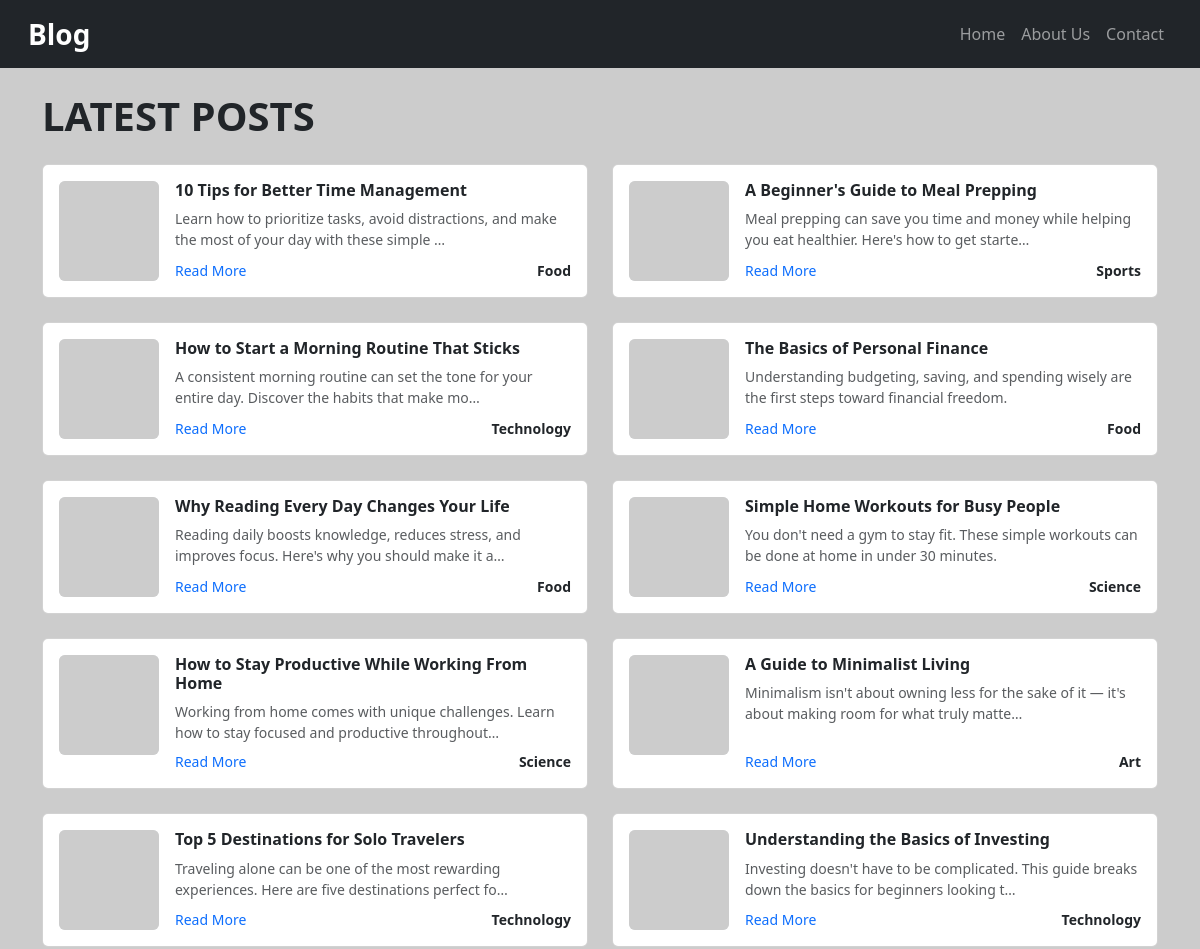
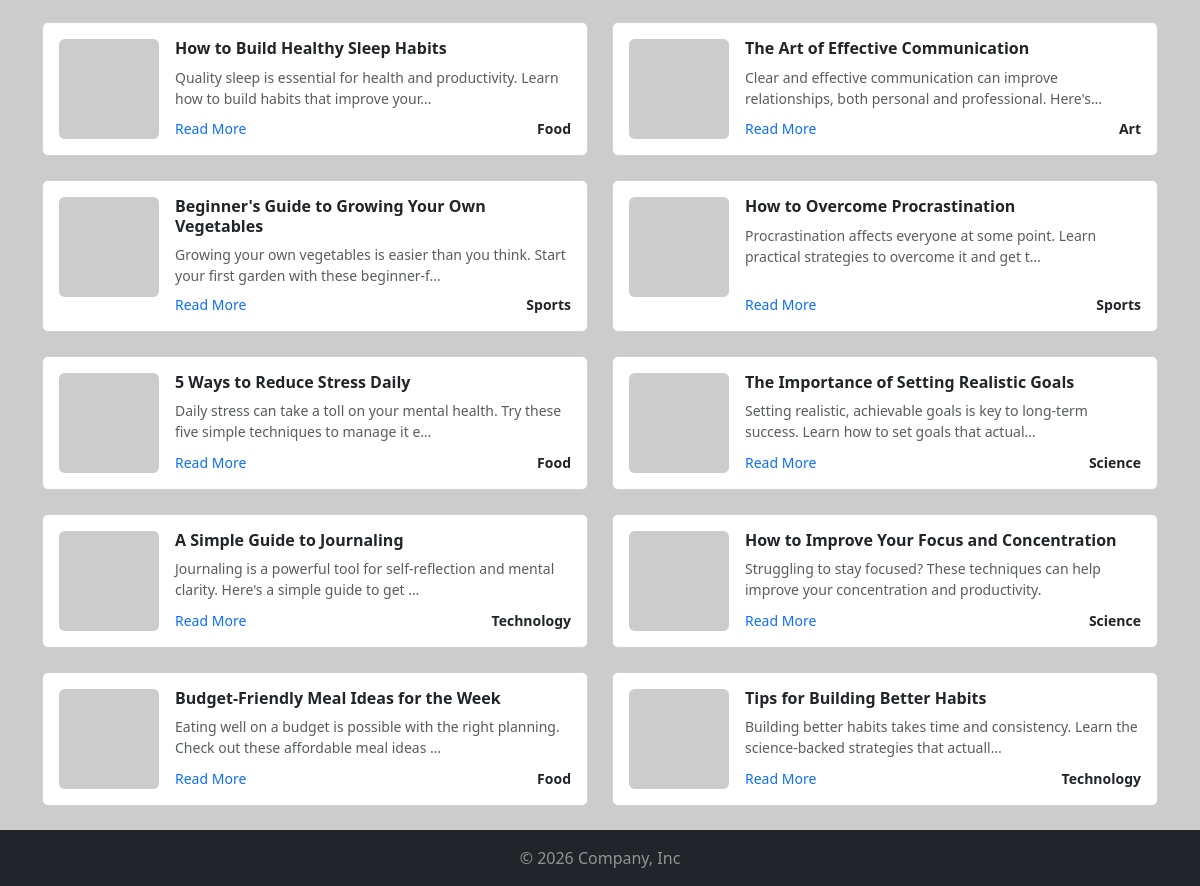
Screenshot of /blog/ with the database file from the repository (2 pictures, top to bottom).
### blog/models.py (models this page shows, shortened)
class Post(models.Model):
    title = models.CharField(max_length=100)
    content = models.TextField()
    img_url = models.URLField( null=True)
    created_at = models.DateTimeField(auto_now_add=True)
    slug = models.SlugField(unique=True)
    category=models.ForeignKey(Category, on_delete=models.CASCADE)

class Category(models.Model):
    name=models.CharField(max_length=100)

### blog/views.py (the view)
# urls.py: path("",views.index,name="index1"),
def index(request):
    blog_title="Latest Posts"
    return render(request,'blog/index.html',{'blog_title':blog_title,'posts':posts})

### blog/templates/blog/index.html (shortened to what this page needs)
{% extends 'blog/base.html' %}
{% block content %}
  <div class="container flex-grow-1 py-4">
    <h1 class="fw-semibold mb-4">{{ blog_title|upper }}</h1>
    {% if posts %}
    <div class="row row-cols-1 row-cols-md-2 g-4">
      {% for post in posts %}
        <div class="col">
          <div class="card flex-row p-3 h-100">
            <div class="flex-shrink-0 bg-secondary-subtle text-secondary d-flex align-items-center justify-content-center rounded overflow-hidden" style="width:100px;height:100px;">
              <img src="{{ post.img_url }}" alt="{{ post.title }}" style="width:100%;height:100%;object-fit:cover;">
            </div>
            <div class="card-body d-flex flex-column p-0 ps-3">
              <h3 class="h6 fw-bold">{{ post.title }}</h3>
              <p class="small text-muted mb-2">{{ post.content  | truncatechars:100}}</p>
              <div class="mt-auto d-flex justify-content-between align-items-center small">
                <a href="{% url 'detailWithId' slug=post.slug %}" class="link-primary text-decoration-none">Read More</a>
                <span class="fw-bold">{{post.category.name}}</span>
              </div>
            </div>
          </div>
        </div>
      {% endfor %}
    </div>
    {% else %}
    <p>No posts available Yet.</p>
    {% endif %}
  </div>
{% endblock %}

### blog/templates/blog/base.html (shortened to what this page needs)
{% load static %}
<!DOCTYPE html>
<html lang="en">
<head>
<link href="https://cdnjs.cloudflare.com/ajax/libs/twitter-bootstrap/5.3.3/css/bootstrap.min.css" rel="stylesheet">
<link rel="stylesheet" href="{% static 'blog/style.css' %}">
</head>
<body class="d-flex flex-column min-vh-100">
  {% include 'blog/includes/header.html' %}
  {% block content %}
  {% endblock %}
  {% include 'blog/includes/footer.html' %}
</body>
</html>

### blog/templates/blog/includes/header.html (shortened to what this page needs)
<header>
    <nav class="navbar navbar-expand-lg navbar-dark bg-dark px-3">
      <div class="container-fluid">
        <a class="navbar-brand fs-3 fw-semibold" href="#">Blog</a>
        <div class="collapse navbar-collapse justify-content-end" id="navbarNav">
          <ul class="navbar-nav">
            <li class="nav-item"><a class="nav-link" href="#">Home</a></li>
            <li class="nav-item"><a class="nav-link" href="#">About Us</a></li>
            <li class="nav-item"><a class="nav-link" href="#">Contact</a></li>
          </ul>
        </div>
      </div>
    </nav>
  </header>

### blog/templates/blog/includes/footer.html
<footer class="bg-dark text-white-50 text-center py-3">
    &copy; 2026 Company, Inc
  </footer>

### blog/static/blog/style.css (style rules this page uses)
body { background-color:#cccccc; }

### rows the page displays
Post: title "10 Tips for Better Time Management", content "Learn how to prioritize tasks, avoid distractions, and make the most of your day with these simple …", category.name "Food"
Post: title "A Beginner's Guide to Meal Prepping", content "Meal prepping can save you time and money while helping you eat healthier. Here's how to get starte…", category.name "Sports"
Post: title "How to Start a Morning Routine That Sticks", content "A consistent morning routine can set the tone for your entire day. Discover the habits that make mo…", category.name "Technology"
Post: title "The Basics of Personal Finance", content "Understanding budgeting, saving, and spending wisely are the first steps toward financial freedom.", category.name "Food"
Post: title "Why Reading Every Day Changes Your Life", content "Reading daily boosts knowledge, reduces stress, and improves focus. Here's why you should make it a…", category.name "Food"
Post: title "Simple Home Workouts for Busy People", content "You don't need a gym to stay fit. These simple workouts can be done at home in under 30 minutes.", category.name "Science"
Post: title "How to Stay Productive While Working From Home", content "Working from home comes with unique challenges. Learn how to stay focused and productive throughout…", category.name "Science"
Post: title "A Guide to Minimalist Living", content "Minimalism isn't about owning less for the sake of it — it's about making room for what truly matte…", category.name "Art"
Post: title "Top 5 Destinations for Solo Travelers", content "Traveling alone can be one of the most rewarding experiences. Here are five destinations perfect fo…", category.name "Technology"
Post: title "Understanding the Basics of Investing", content "Investing doesn't have to be complicated. This guide breaks down the basics for beginners looking t…", category.name "Technology"
Post: title "How to Build Healthy Sleep Habits", content "Quality sleep is essential for health and productivity. Learn how to build habits that improve your…", category.name "Food"
Post: title "The Art of Effective Communication", content "Clear and effective communication can improve relationships, both personal and professional. Here's…", category.name "Art"
Post: title "Beginner's Guide to Growing Your Own Vegetables", content "Growing your own vegetables is easier than you think. Start your first garden with these beginner-f…", category.name "Sports"
Post: title "How to Overcome Procrastination", content "Procrastination affects everyone at some point. Learn practical strategies to overcome it and get t…", category.name "Sports"
Post: title "5 Ways to Reduce Stress Daily", content "Daily stress can take a toll on your mental health. Try these five simple techniques to manage it e…", category.name "Food"
Post: title "The Importance of Setting Realistic Goals", content "Setting realistic, achievable goals is key to long-term success. Learn how to set goals that actual…", category.name "Science"
Post: title "A Simple Guide to Journaling", content "Journaling is a powerful tool for self-reflection and mental clarity. Here's a simple guide to get …", category.name "Technology"
Post: title "How to Improve Your Focus and Concentration", content "Struggling to stay focused? These techniques can help improve your concentration and productivity.", category.name "Science"
Post: title "Budget-Friendly Meal Ideas for the Week", content "Eating well on a budget is possible with the right planning. Check out these affordable meal ideas …", category.name "Food"
Post: title "Tips for Building Better Habits", content "Building better habits takes time and consistency. Learn the science-backed strategies that actuall…", category.name "Technology"

### other values shown
{{ blog_title|upper }} "LATEST POSTS"
